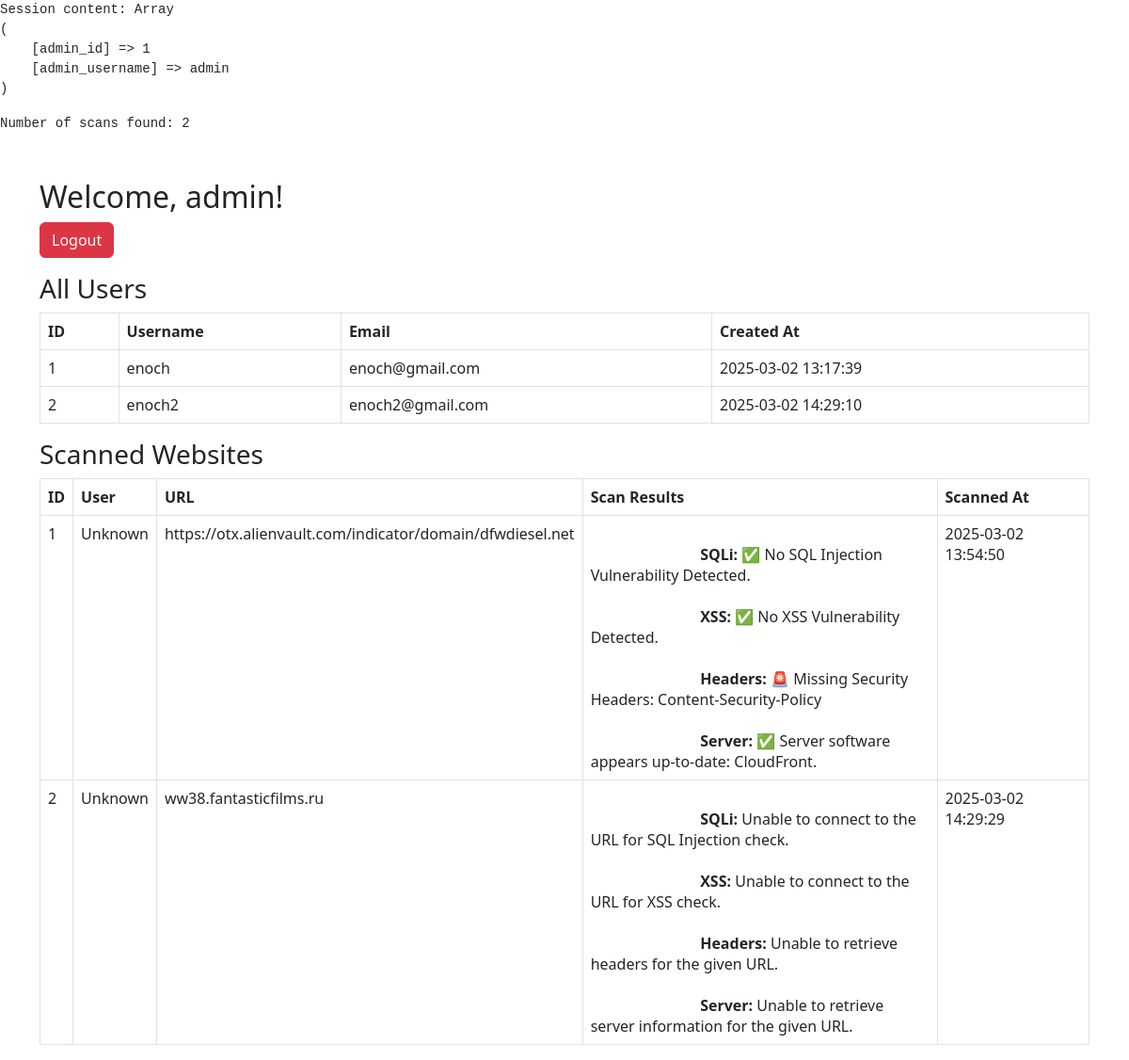
/admin/admin_dashboard.php (signed in), run on the app's committed database.
### tables this page shows
CREATE TABLE `users` (
  `id` int(11) NOT NULL,
  `username` varchar(50) NOT NULL,
  `email` varchar(100) NOT NULL,
  `password` varchar(255) NOT NULL,
  `created_at` timestamp NOT NULL DEFAULT current_timestamp()
);

CREATE TABLE `scanned_website` (
  `id` int(11) NOT NULL,
  `user_id` int(11) DEFAULT NULL,
  `url` varchar(255) NOT NULL,
  `sqli_result` text NOT NULL,
  `xss_result` text NOT NULL,
  `headers_result` text NOT NULL,
  `server_result` text NOT NULL,
  `scan_timestamp` timestamp NOT NULL DEFAULT current_timestamp()
);

### admin/admin_dashboard.php (the view, shortened to what this page needs)
<?php
include 'config.php';
echo "<pre>Session content: ";
print_r($_SESSION);
echo "</pre>";
$users = [];
if ($stmt = $conn->prepare("SELECT id, username, email, created_at FROM users")) {
    $stmt->execute();
    $result = $stmt->get_result();
    while ($row = $result->fetch_assoc()) {
        $users[$row['id']] = $row;
    }
} else {
    die("Users query failed: " . $conn->error);
}
$scans = [];
$query = "SELECT
    scanned_website.id,
    scanned_website.user_id,
    scanned_website.url,
    scanned_website.sqli_result,
    scanned_website.xss_result,
    scanned_website.headers_result,
    scanned_website.server_result,
    scanned_website.scan_timestamp
FROM scanned_website";
if ($stmt = $conn->prepare($query)) {
    $stmt->execute();
    $result = $stmt->get_result();
    echo "<pre>Number of scans found: " . $result->num_rows . "</pre>";
    while ($row = $result->fetch_assoc()) {
        $row['username'] = isset($users[$row['user_id']]) ? $users[$row['user_id']]['username'] : 'Unknown';
        $scans[] = $row;
    }
} else {
    die("Scans query failed: " . $conn->error);
}
?>
<!DOCTYPE html>
<html>
<head>
    <link href="https://cdn.jsdelivr.net/npm/bootstrap@5.3.0-alpha1/dist/css/bootstrap.min.css" rel="stylesheet">
</head>
<body>
    <div class="container mt-5">
        <h2>Welcome, <?= htmlspecialchars($_SESSION['admin_username'] ?? '') ?>!</h2>
        <a href="logout.php" class="btn btn-danger mb-3">Logout</a>
        <h3>All Users</h3>
        <table class="table table-bordered">
            <thead>
                <tr>
                    <th>ID</th>
                    <th>Username</th>
                    <th>Email</th>
                    <th>Created At</th>
                </tr>
            </thead>
            <tbody>
                <?php foreach ($users as $user): ?>
                    <tr>
                        <td><?= htmlspecialchars($user['id'] ?? '') ?></td>
                        <td><?= htmlspecialchars($user['username'] ?? '') ?></td>
                        <td><?= htmlspecialchars($user['email'] ?? '') ?></td>
                        <td><?= htmlspecialchars($user['created_at'] ?? '') ?></td>
                    </tr>
                <?php endforeach; ?>
            </tbody>
        </table>
        <h3>Scanned Websites</h3>
        <table class="table table-bordered">
            <thead>
                <tr>
                    <th>ID</th>
                    <th>User</th>
                    <th>URL</th>
                    <th class="scan-details">Scan Results</th>
                    <th>Scanned At</th>
                </tr>
            </thead>
            <tbody>
                <?php foreach ($scans as $scan): ?>
                    <tr>
                        <td><?= htmlspecialchars($scan['id'] ?? '') ?></td>
                        <td><?= htmlspecialchars($scan['username'] ?? 'Unknown') ?></td>
                        <td><?= htmlspecialchars($scan['url'] ?? '') ?></td>
                        <td class="scan-details">
                            <strong>SQLi:</strong> <?= htmlspecialchars($scan['sqli_result'] ?? 'N/A') ?><br>
                            <strong>XSS:</strong> <?= htmlspecialchars($scan['xss_result'] ?? 'N/A') ?><br>
                            <strong>Headers:</strong> <?= htmlspecialchars($scan['headers_result'] ?? 'N/A') ?><br>
                            <strong>Server:</strong> <?= htmlspecialchars($scan['server_result'] ?? 'N/A') ?>
                        </td>
                        <td><?= htmlspecialchars($scan['scan_timestamp'] ?? '') ?></td>
                    </tr>
                <?php endforeach; ?>
            </tbody>
        </table>
    </div>
</body>
</html>

### admin/admin_dashboard.php (style rules this page uses)
.scan-details { max-width: 400px; white-space: pre-wrap; }

### data on the page
users: id "1", username "enoch", email "enoch@gmail.com", created_at "2025-03-02 13:17:39"
users: id "2", username "enoch2", email "enoch2@gmail.com", created_at "2025-03-02 14:29:10"
scanned_website: id "1", username "Unknown", url "https://otx.alienvault.com/indicator/domain/dfwdiesel.net", sqli_result "✅ No SQL Injection Vulnerability Detected.", xss_result "✅ No XSS Vulnerability Detected.", headers_result "🚨 Missing Security Headers: Content-Security-Policy", server_result "✅ Server software appears up-to-date: CloudFront.", scan_timestamp "2025-03-02 13:54:50"
scanned_website: id "2", username "Unknown", url "ww38.fantasticfilms.ru", sqli_result "Unable to connect to the URL for SQL Injection check.", xss_result "Unable to connect to the URL for XSS check.", headers_result "Unable to retrieve headers for the given URL.", server_result "Unable to retrieve server information for the given URL.", scan_timestamp "2025-03-02 14:29:29"

### other printed values
$result->num_rows "2"
$_SESSION['admin_username'] "admin"
